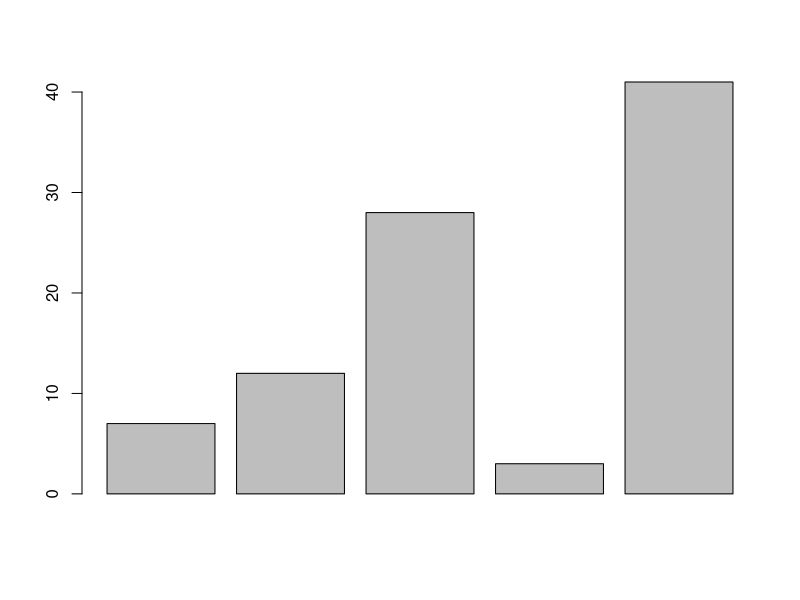

The R source for this figure:
# Create the data for the chart.
H <- c(7,12,28,3,41)

# Give the chart file a name.
png(file = "C:/Users/Student/Documents/21cp031R/lab4/barchart.png")

# Plot the bar chart.
barplot(H)

# Save the file.
dev.off()